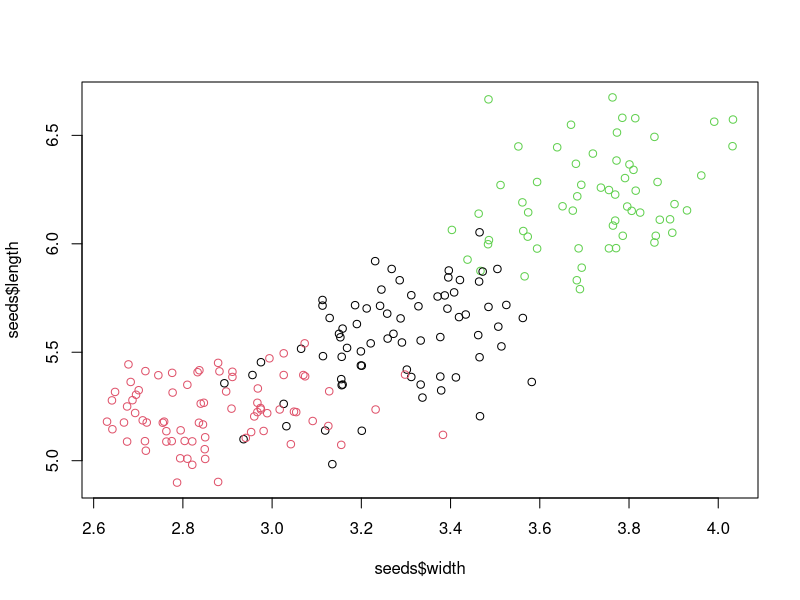
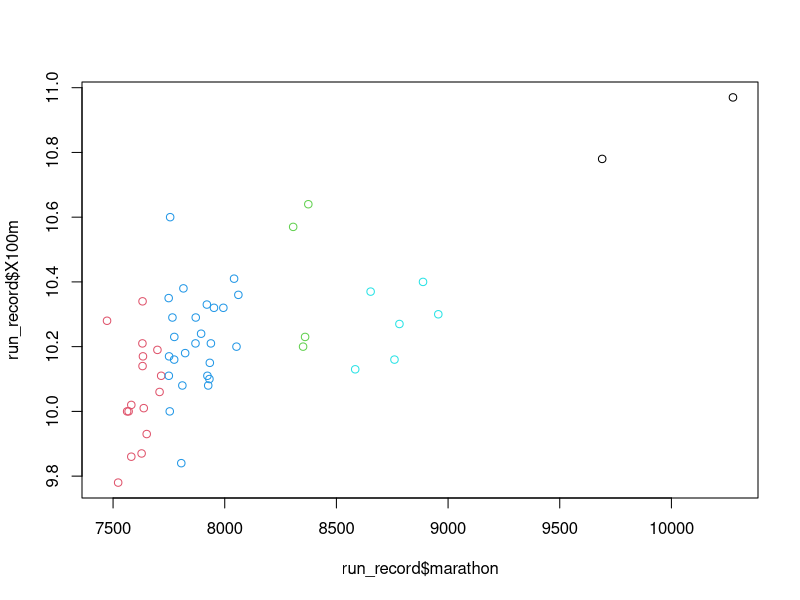

The R script that drew these images, in order: (Note: this script raises an error after producing the figures.)
## ---- chunk 1

## ---- chunk 2
library(readr)
# seeds and seeds_type are pre-loaded in your workspace
seeds = read_csv("./dataset/seeds.csv")
seeds_type = c(rep(1, 70), rep(2, 70), rep(3, 70))

# Set random seed. Don't remove this line.
set.seed(100)

# Do k-means clustering with three clusters, repeat 20 times: seeds_km
seeds_km = kmeans(seeds, centers = 3, nstart = 20)

# Print out seeds_km
seeds_km

# Compare clusters with actual seed types. Set k-means clusters as rows
table(seeds_km$cluster, seeds_type)

# Plot the length as function of width. Color by cluster
plot(seeds$width, seeds$length, col = seeds_km$cluster)
## ---- chunk 3
# seeds is pre-loaded in your workspace
seeds = read_csv("./dataset/seeds.csv")

# Set random seed. Don't remove this line.
set.seed(100)

# Apply kmeans to seeds twice: seeds_km_1 and seeds_km_2
seeds_km_1 = kmeans(seeds, centers = 5,nstart = 1)
seeds_km_2 = kmeans(seeds, centers = 5,nstart = 1)

# Return the ratio of the within cluster sum of squares
seeds_km_1$tot.withinss/seeds_km_2$tot.withinss

# Compare the resulting clusters
table(seeds_km_1$cluster, seeds_km_2$cluster)
## ---- chunk 4
# The dataset run_record has been loaded in your workspace
run_record = read_csv("./dataset/run_record.csv")
# Set random seed. Don't remove this line.
set.seed(1)

# Explore your data with str() and summary()
str(run_record)
summary(run_record)
# Cluster run_record using k-means: run_km. 5 clusters, repeat 20 times
run_km = kmeans(run_record, centers = 5, nstart = 20)

# Plot the 100m as function of the marathon. Color using clusters
plot(run_record$marathon, run_record$X100m, col = run_km$cluster)

# Calculate Dunn's index: dunn_km. Print it.
dunn_km = dunn(clusters = run_km$cluster, Data = run_record)
dunn_km
## ---- chunk 5
# The dataset run_record as well as run_km are available
run_record = read_csv("./dataset/run_record.csv")
# Set random seed. Don't remove this line.
set.seed(1)

# Standardize run_record, transform to a dataframe: run_record_sc
run_record_sc = as.data.frame(scale(run_record))
run_record_sc
# Cluster run_record_sc using k-means: run_km_sc. 5 groups, let R start over 20 times
run_km_sc = kmeans(run_record_sc, centers = 5, nstart = 20)

# Plot records on 100m as function of the marathon. Color using the clusters in run_km_sc
plot(run_record$marathon, run_record$X100m, col = run_km_sc$cluster)

# Compare the resulting clusters in a nice table
table(run_km$cluster, run_km_sc$cluster)

# Calculate Dunn's index: dunn_km_sc. Print it.
dunn_km_sc = dunn(clusters = run_km_sc$cluster, Data = run_record_sc)
dunn_km_sc
## ---- chunk 6
# The dataset run_record_sc has been loaded in your workspace
run_record = read_csv("./dataset/run_record.csv")
run_record_sc = as.data.frame(scale(run_record))

# Apply dist() to run_record_sc: run_dist
run_dist = dist(run_record_sc)

# Apply hclust() to run_dist: run_single
run_single = hclust(run_dist, method="single")

# Apply cutree() to run_single: memb_single
memb_single = cutree(run_single, 5)

# Apply plot() on run_single to draw the dendrogram
plot(run_single)

# Apply rect.hclust() on run_single to draw the boxes
rect.hclust(run_single, 5, border=2:6)
## ---- chunk 7
# run_record_sc is pre-loaded
run_record = read_csv("./dataset/run_record.csv")
run_record_sc = as.data.frame(scale(run_record))
# Code for single-linkage
run_dist <- dist(run_record_sc, method = "euclidean")
run_single <- hclust(run_dist, method = "single")
memb_single <- cutree(run_single, 5)
plot(run_single)
rect.hclust(run_single, k = 5, border = 2:6)

# Apply hclust() to run_dist: run_complete
run_complete = hclust(run_dist, method="complete")

# Apply cutree() to run_complete: memb_complete
memb_complete = cutree(run_complete, 5)

# Apply plot() on run_complete to draw the dendrogram
plot(run_complete)

# Apply rect.hclust() on run_complete to draw the boxes
rect.hclust(run_complete, 5, border = 2:6)

# table() the clusters memb_single and memb_complete. Put memb_single in the rows
table(memb_single, memb_complete)
## ---- chunk 8
run_record = read_csv("./dataset/run_record.csv")
run_record_sc = as.data.frame(scale(run_record))
run_km_sc = kmeans(run_record_sc, centers = 5, nstart = 20)
run_dist <- dist(run_record_sc, method = "euclidean")
run_single <- hclust(run_dist, method = "single")
memb_single <- cutree(run_single, 5)
run_complete = hclust(run_dist, method="complete")
memb_complete = cutree(run_complete, 5)


# run_record_sc, run_km_sc, memb_single and memb_complete are pre-calculated

# Set random seed. Don't remove this line.
set.seed(100)

# Dunn's index for k-means: dunn_km
dunn_km = dunn(clusters = run_km_sc$cluster, Data = run_record_sc)
dunn_km
# Dunn's index for single-linkage: dunn_single
dunn_single = dunn(clusters = memb_single, Data = run_record_sc)

# Dunn's index for complete-linkage: dunn_complete
dunn_complete = dunn(clusters = memb_complete, Data = run_record_sc)

# Compare k-means with single-linkage
table(run_km_sc$cluster, memb_single)

# Compare k-means with complete-linkage
table(run_km_sc$cluster, memb_complete)
## ---- chunk 9
crime_data = read_csv("./dataset/crime_data.csv")
# Set random seed. Don't remove this line.
set.seed(1)

# Scale the dataset: crime_data_sc
crime_data_sc = scale(crime_data)

# Perform k-means clustering: crime_km
crime_km = kmeans(crime_data_sc, centers = 4, nstart = 20)

# Perform single-linkage hierarchical clustering
## Calculate the distance matrix: dist_matrix
dist_matrix = dist(crime_data_sc, method="euclidean")

## Calculate the clusters using hclust(): crime_single
crime_single = hclust(dist_matrix, method="single")

## Cut the clusters using cutree: memb_single
memb_single = cutree(crime_single, k = 4)

# Calculate the Dunn's index for both clusterings: dunn_km, dunn_single
dunn_km = dunn(clusters = crime_km$cluster, Data = crime_data_sc)
dunn_single = dunn(clusters = memb_single, Data = crime_data_sc)
# Print out the results
dunn_km
dunn_single

